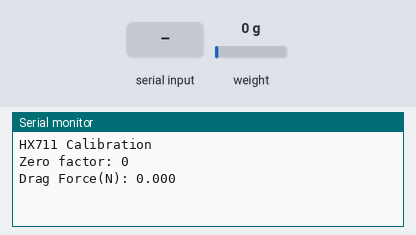
Simulated run of this sketch. Board: Arduino Uno, built with avr-gcc and run on an emulated ATmega328P. Shown: the last lines printed to the serial monitor. The test bench sets the inputs (shaded band); at power-on: weight on the scale 0 g.

Above: at 3.2 s.
3.3 s: "p" received over Serial
5.7 s: "o" received over Serial
7.9 s: "s" received over Serial
10.1 s: "i" received over Serial
13.3 s: weight on the scale set to 100 g
At 14.6 s:
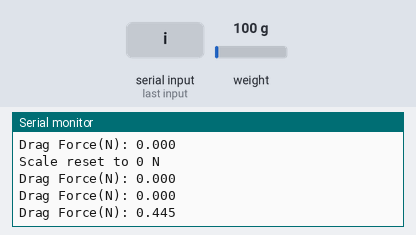
14.8 s: weight on the scale set to 1250 g
At 16.1 s:
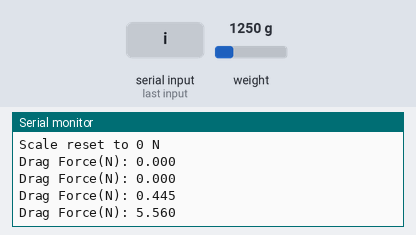
Timing chart, 0 to 17.3 s (numbered marks = the images above; inputs shaded):
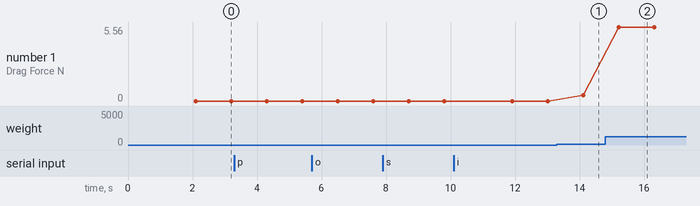

Measured:
- after the input at 13.3 s, the serial monitor: prints a new line after 0.81 s (image 1)
- after the input at 14.8 s, the serial monitor: prints a new line after 0.41 s (image 2)
- plotted number 1: 0 → 0.45 after the input at 13.3 s, 0.45 → 5.56 after the input at 14.8 s

The sketch:

sketch_may26a.ino
```cpp
#include <HX711.h>
#define DOUT 3
#define CLK 2
HX711 scale(DOUT, CLK);

float calibration_factor = -208000; // 초기 보정 계수

void setup() {
  Serial.begin(9600);
  Serial.println("HX711 Calibration");

  scale.set_scale(); // 초기화: 보정 계수 없이 설정
  scale.tare(); // 초기 무게를 0으로 설정
  long zero_factor = scale.read_average(); // 현재 무게 기준점 저장
  Serial.print("Zero factor: "); // 초기 기준점 출력
  Serial.println(zero_factor);
}

void loop() {
  scale.set_scale(calibration_factor); // 보정 계수 설정
  float weightInLbs = scale.get_units(); // 현재 무게를 파운드 단위로 읽기
  float weightInN = weightInLbs * 4.44822; // 파운드를 뉴턴으로 변환

  Serial.print("Drag Force(N): ");
  Serial.println(weightInN, 3); // 뉴턴 단위로 변환된 값 출력

  delay(1000); // 1초 대기

  // 시리얼 모니터를 통해 보정 계수를 조정
  if (Serial.available()) {
    char temp = Serial.read();
    if(temp == 'p') {
      calibration_factor += 1000; // '+' 키를 눌러 보정 계수 증가
      Serial.print("Calibration factor increased to: ");
      Serial.println(calibration_factor);
    }
    else if(temp == 'o') {
      calibration_factor -= 1000; // '-' 키를 눌러 보정 계수 감소
      Serial.print("Calibration factor decreased to: ");
      Serial.println(calibration_factor);
    }
    else if(temp == 's') {
      Serial.print("Calibration factor: ");
      Serial.println(calibration_factor); // 현재 보정 계수 출력
    }
    else if(temp == 'i') {
      scale.tare(); // 'i' 키를 눌러 초기화
      Serial.println("Scale reset to 0 N");
    }
  }
}
```
